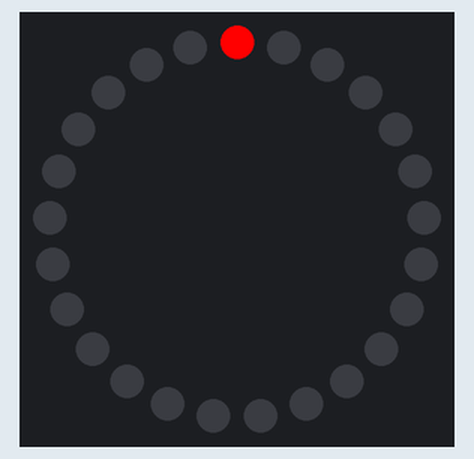
This sketch was run on a simulated ESP32. On the bench: 25 RGB LEDs in a ring, first at the top, clockwise.

Above: at 0.07 s.
At 3.73 s:
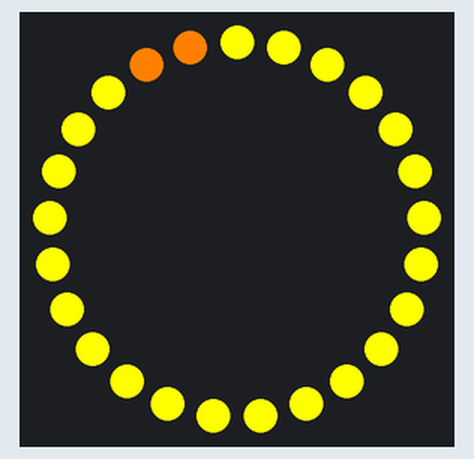
At 8.61 s:
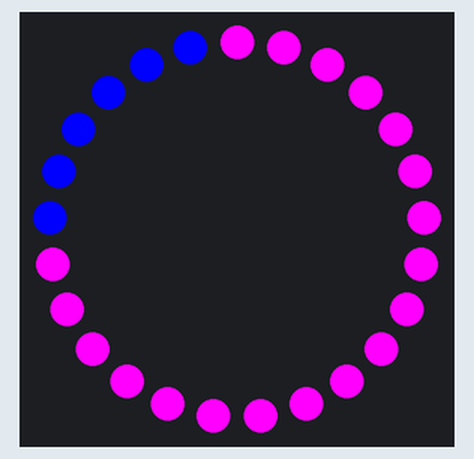
At 17.83 s:
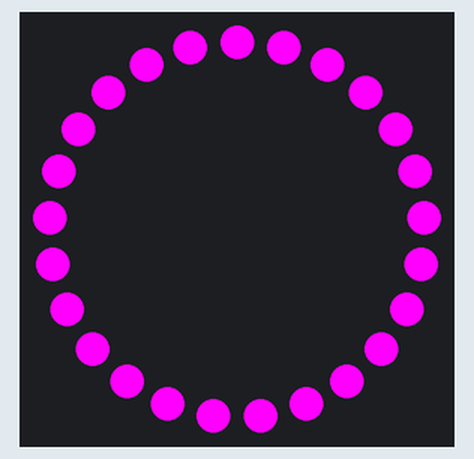
At 28.83 s:
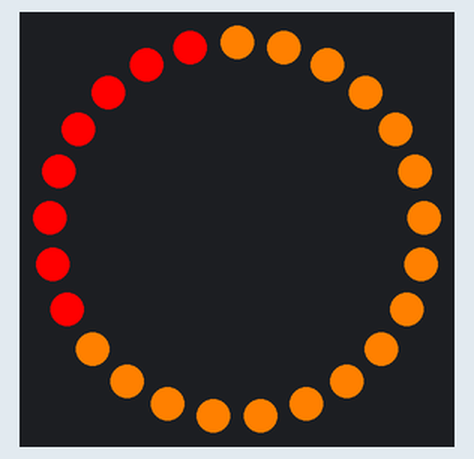
At 39.91 s:
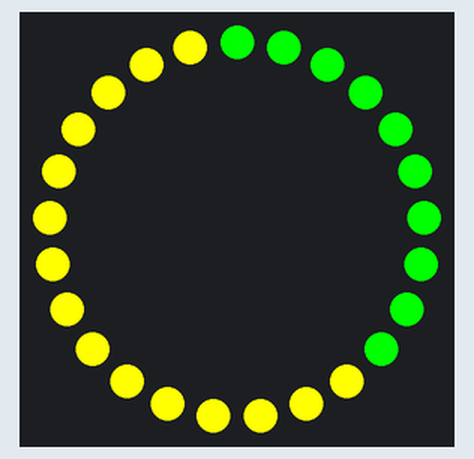

The sketch:

t1.ino
```cpp
#include <Adafruit_NeoPixel.h>
Adafruit_NeoPixel ring = Adafruit_NeoPixel(25,4);
void setup() {
  // put your setup code here, to run once:
  ring.begin();
  ring.setBrightness(255);
  ring.show();
}

void loop() {
  // put your main code here, to run repeatedly:
  colorWipe(255,0,0,50);
  colorWipe(255,128,0,50);
  colorWipe(255,255,0,50);
  colorWipe(0,255,0,50);
  colorWipe(0,255,255,50);
  colorWipe(0,0,255,50);
  colorWipe(255,0,255,50);

}

void colorWipe(byte r,byte g,byte b,int wait){
  for(unsigned i = 0;i < ring.numPixels();i++){
    ring.setPixelColor(i,r,g,b);
    ring.show();
    delay(wait);
  }
}
```
